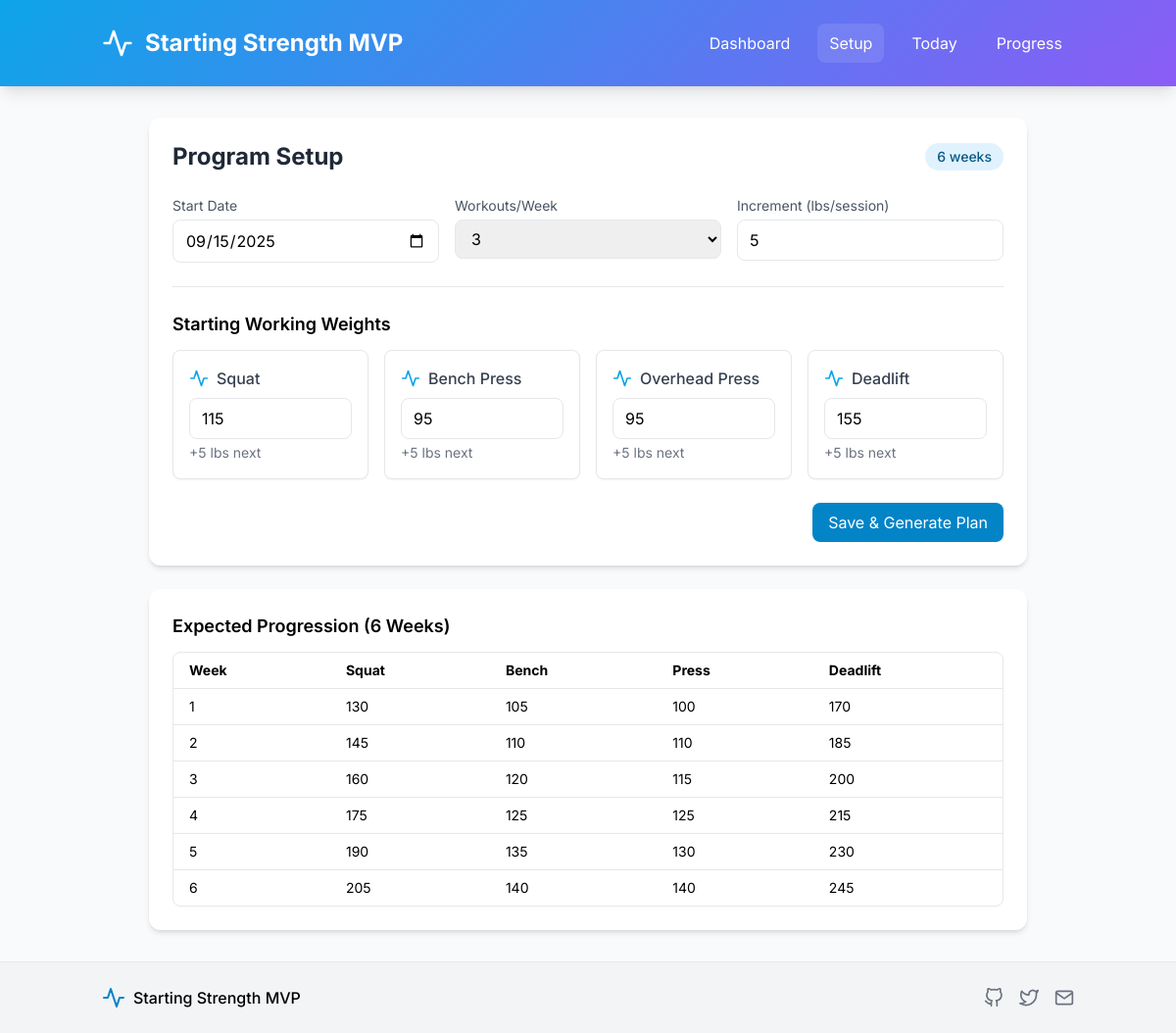
The app's page /setup with its own data.
### app.py (models this page shows)
class Program(db.Model):
    id = db.Column(db.Integer, primary_key=True)
    user_id = db.Column(db.Integer)
    weeks = db.Column(db.Integer, default=6)
    start_date = db.Column(db.Date)
    workout_days_per_week = db.Column(db.Integer)
    increment_lbs = db.Column(db.Integer, default=5)

class Lift(db.Model):
    id = db.Column(db.Integer, primary_key=True)
    user_id = db.Column(db.Integer)
    name = db.Column(db.String(64))
    start_weight = db.Column(db.Integer)
    current_weight = db.Column(db.Integer)
    increment_lbs = db.Column(db.Integer, default=5)

### app.py (the view, shortened to what this page needs)
@app.route("/setup", methods=["GET", "POST"])
def setup():
    user, prog, lifts = ensure_program_and_lifts()
    draft_start = (prog.start_date if prog else date.today())
    draft_wkpw = (prog.workout_days_per_week if prog else 3)
    draft_inc  = (prog.increment_lbs if prog else 5)
    start_weights = {
        "Squat":          lifts.get("Squat").start_weight if lifts.get("Squat") else 135,
        "Bench Press":    lifts.get("Bench Press").start_weight if lifts.get("Bench Press") else 95,
        "Overhead Press": lifts.get("Overhead Press").start_weight if lifts.get("Overhead Press") else 65,
        "Deadlift":       lifts.get("Deadlift").start_weight if lifts.get("Deadlift") else 155,
    }
    projection_rows = simulate_expected_progress(start_weights, draft_inc, 6, draft_wkpw)
    return render_template("setup.html",
                           prog=prog, lifts=lifts,
                           draft_start=draft_start, draft_wkpw=draft_wkpw, draft_inc=draft_inc,
                           start_weights=start_weights, projection_rows=projection_rows)

### app.py (called while the page is built)
def round_to_5(x): return int(round(x/5.0)*5)

def ensure_program_and_lifts():
    user = User.query.first()
    prog = Program.query.filter_by(user_id=user.id).first()
    lifts = {l.name: l for l in Lift.query.filter_by(user_id=user.id).all()}
    return user, prog, lifts

def simulate_expected_progress(start_weights, inc, weeks, wkpw):
    curr = start_weights.copy()
    sessions = weeks * wkpw
    schedule = ["A" if i % 2 == 0 else "B" for i in range(sessions)]
    rows = []
    for s_idx, t in enumerate(schedule, start=1):
        if t == "A":
            for lift in ["Squat", "Bench Press", "Deadlift"]:
                curr[lift] = round_to_5(curr[lift] + inc)
        else:
            for lift in ["Squat", "Overhead Press", "Deadlift"]:
                curr[lift] = round_to_5(curr[lift] + inc)
        if s_idx % wkpw == 0:
            rows.append({
                "Week": s_idx // wkpw,
                "Squat": curr["Squat"],
                "Bench": curr["Bench Press"],
                "Press": curr["Overhead Press"],
                "Deadlift": curr["Deadlift"],
            })
    return rows  # list of dicts for Jinja

### templates/setup.html (shortened to what this page needs)
{% extends "base.html" %}
{% block content %}
<form method="post" class="space-y-6">
  <div class="bg-white rounded-xl shadow-md p-6">
    <div class="flex items-center justify-between mb-6">
      <h2 class="text-2xl font-bold text-gray-800">Program Setup</h2>
      <span class="px-3 py-1 bg-primary-100 text-primary-800 rounded-full text-sm font-medium">6 weeks</span>
    </div>
    <div class="grid grid-cols-1 md:grid-cols-3 gap-4">
      <div>
        <label class="block text-sm text-gray-600 mb-1">Start Date</label>
        <input type="date" name="start_date" value="{{ draft_start.isoformat() }}" class="w-full border rounded-lg px-3 py-2">
      </div>
      <div>
        <label class="block text-sm text-gray-600 mb-1">Workouts/Week</label>
        <select name="wkpw" class="w-full border rounded-lg px-3 py-2">
          <option value="3" {{ 'selected' if draft_wkpw==3 }}>3</option>
        </select>
      </div>
      <div>
        <label class="block text-sm text-gray-600 mb-1">Increment (lbs/session)</label>
        <input type="number" name="inc" min="2" max="10" step="1" value="{{ draft_inc }}" class="w-full border rounded-lg px-3 py-2">
      </div>
    </div>
    <div class="border-t mt-6 pt-6">
      <h3 class="text-lg font-semibold mb-3">Starting Working Weights</h3>
      <div class="grid grid-cols-1 sm:grid-cols-2 lg:grid-cols-4 gap-4">
        {% for label, name, val in [
          ('Squat','squat', start_weights['Squat']),
          ('Bench Press','bench', start_weights['Bench Press']),
          ('Overhead Press','press', start_weights['Overhead Press']),
          ('Deadlift','deadlift', start_weights['Deadlift']) ] %}
        <div class="lift-card bg-white border border-gray-200 rounded-lg p-4 shadow-sm">
          <div class="flex items-center space-x-2 mb-2">
            <i data-feather="activity" class="w-5 h-5 text-primary-500"></i>
            <h4 class="font-medium text-gray-700">{{ label }}</h4>
          </div>
          <input type="number" name="{{ name }}" step="5" min="{{ 65 if label=='Deadlift' else 45 }}" value="{{ val }}" class="w-full border rounded-lg px-3 py-2">
          <div class="text-sm text-gray-500 mt-1">+{{ draft_inc }} lbs next</div>
        </div>
        {% endfor %}
      </div>
    </div>
    <div class="mt-6 flex justify-end">
      <button class="px-4 py-2 bg-primary-600 hover:bg-primary-700 text-white rounded-lg">Save & Generate Plan</button>
    </div>
  </div>
</form>
<div class="bg-white rounded-xl shadow-md p-6 mt-6">
  <h3 class="text-lg font-semibold mb-3">Expected Progression (6 Weeks)</h3>
  <div class="rounded-lg border border-gray-200 overflow-hidden">
    <table class="w-full text-sm">
      <thead><tr>
        <th class="px-4 py-2 text-left">Week</th>
        <th class="px-4 py-2 text-left">Squat</th>
        <th class="px-4 py-2 text-left">Bench</th>
        <th class="px-4 py-2 text-left">Press</th>
        <th class="px-4 py-2 text-left">Deadlift</th>
      </tr></thead>
      <tbody>
        {% for r in projection_rows %}
          <tr class="border-t">
            <td class="px-4 py-2">{{ r['Week'] }}</td>
            <td class="px-4 py-2">{{ r['Squat'] }}</td>
            <td class="px-4 py-2">{{ r['Bench'] }}</td>
            <td class="px-4 py-2">{{ r['Press'] }}</td>
            <td class="px-4 py-2">{{ r['Deadlift'] }}</td>
          </tr>
        {% endfor %}
      </tbody>
    </table>
  </div>
</div>
{% endblock %}

### templates/base.html (style rules this page uses)
.lift-card { transition:all .3s }

### records on screen
Program: start_date "09/15/2025"
Lift: name "Squat", squat "115", increment_lbs "5"
Lift: name "Bench Press", bench "95", increment_lbs "5"
Lift: name "Overhead Press", press "95", increment_lbs "5"
Lift: name "Deadlift", deadlift "155", increment_lbs "5"

### other values on screen
{{ r['Week'] }} "1" "2" "3" "4" "5" "6"
{{ r['Squat'] }} "130" "145" "160" "175" "190" "205"
{{ r['Bench'] }} "105" "110" "120" "125" "135" "140"
{{ r['Press'] }} "100" "110" "115" "125" "130" "140"
{{ r['Deadlift'] }} "170" "185" "200" "215" "230" "245"
